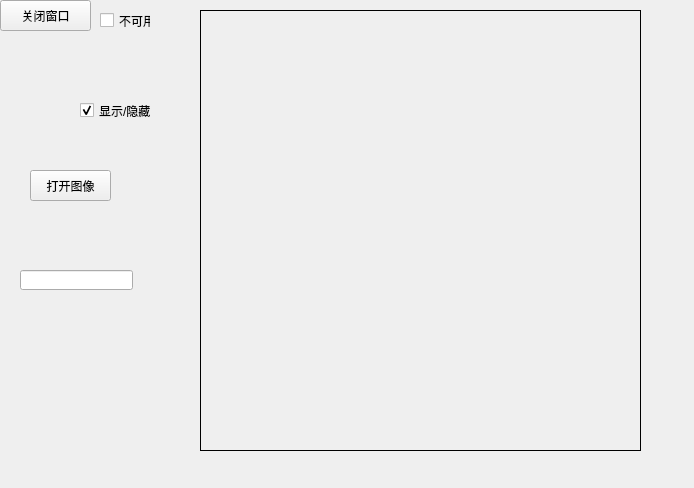
<?xml version="1.0" encoding="UTF-8"?>
<ui version="4.0">
 <class>Form</class>
 <widget class="QWidget" name="Form">
  <property name="geometry">
   <rect>
    <x>0</x>
    <y>0</y>
    <width>694</width>
    <height>488</height>
   </rect>
  </property>
  <property name="windowTitle">
   <string>第一个基于PyQt5的桌面应用</string>
  </property>
  <property name="windowIcon">
   <iconset resource="../source.qrc">
    <normaloff>:/assets/icons/win_icon.png</normaloff>:/assets/icons/win_icon.png</iconset>
  </property>
  <property name="styleSheet">
   <string notr="true"/>
  </property>
  <widget class="PushButton" name="pushButton">
   <property name="geometry">
    <rect>
     <x>0</x>
     <y>0</y>
     <width>91</width>
     <height>31</height>
    </rect>
   </property>
   <property name="text">
    <string>关闭窗口</string>
   </property>
  </widget>
  <widget class="QCheckBox" name="cBox">
   <property name="geometry">
    <rect>
     <x>80</x>
     <y>100</y>
     <width>81</width>
     <height>21</height>
    </rect>
   </property>
   <property name="text">
    <string>显示/隐藏</string>
   </property>
   <property name="checked">
    <bool>true</bool>
   </property>
  </widget>
  <widget class="QCheckBox" name="cBox_2">
   <property name="geometry">
    <rect>
     <x>100</x>
     <y>10</y>
     <width>51</width>
     <height>21</height>
    </rect>
   </property>
   <property name="text">
    <string>不可用</string>
   </property>
  </widget>
  <widget class="QLabel" name="label_img">
   <property name="geometry">
    <rect>
     <x>200</x>
     <y>10</y>
     <width>441</width>
     <height>441</height>
    </rect>
   </property>
   <property name="styleSheet">
    <string notr="true">background-image:url(:/assets/imgs/a123.png)</string>
   </property>
   <property name="frameShape">
    <enum>QFrame::Box</enum>
   </property>
   <property name="text">
    <string/>
   </property>
   <property name="scaledContents">
    <bool>false</bool>
   </property>
   <property name="alignment">
    <set>Qt::AlignCenter</set>
   </property>
   <property name="wordWrap">
    <bool>false</bool>
   </property>
  </widget>
  <widget class="QPushButton" name="open_img">
   <property name="geometry">
    <rect>
     <x>30</x>
     <y>170</y>
     <width>81</width>
     <height>31</height>
    </rect>
   </property>
   <property name="text">
    <string>打开图像</string>
   </property>
  </widget>
  <widget class="LineEdit" name="lineEdit">
   <property name="geometry">
    <rect>
     <x>20</x>
     <y>270</y>
     <width>113</width>
     <height>20</height>
    </rect>
   </property>
  </widget>
 </widget>
 <customwidgets>
  <customwidget>
   <class>PushButton</class>
   <extends>QPushButton</extends>
   <header>qfluentwidgets</header>
  </customwidget>
  <customwidget>
   <class>LineEdit</class>
   <extends>QLineEdit</extends>
   <header location="global">qfluentwidgets</header>
  </customwidget>
 </customwidgets>
 <resources>
  <include location="../source.qrc"/>
 </resources>
 <connections>
  <connection>
   <sender>cBox</sender>
   <signal>toggled(bool)</signal>
   <receiver>pushButton</receiver>
   <slot>setVisible(bool)</slot>
   <hints>
    <hint type="sourcelabel">
     <x>118</x>
     <y>115</y>
    </hint>
    <hint type="destinationlabel">
     <x>88</x>
     <y>15</y>
    </hint>
   </hints>
  </connection>
  <connection>
   <sender>cBox</sender>
   <signal>toggled(bool)</signal>
   <receiver>cBox_2</receiver>
   <slot>setChecked(bool)</slot>
   <hints>
    <hint type="sourcelabel">
     <x>144</x>
     <y>111</y>
    </hint>
    <hint type="destinationlabel">
     <x>150</x>
     <y>22</y>
    </hint>
   </hints>
  </connection>
 </connections>
</ui>
